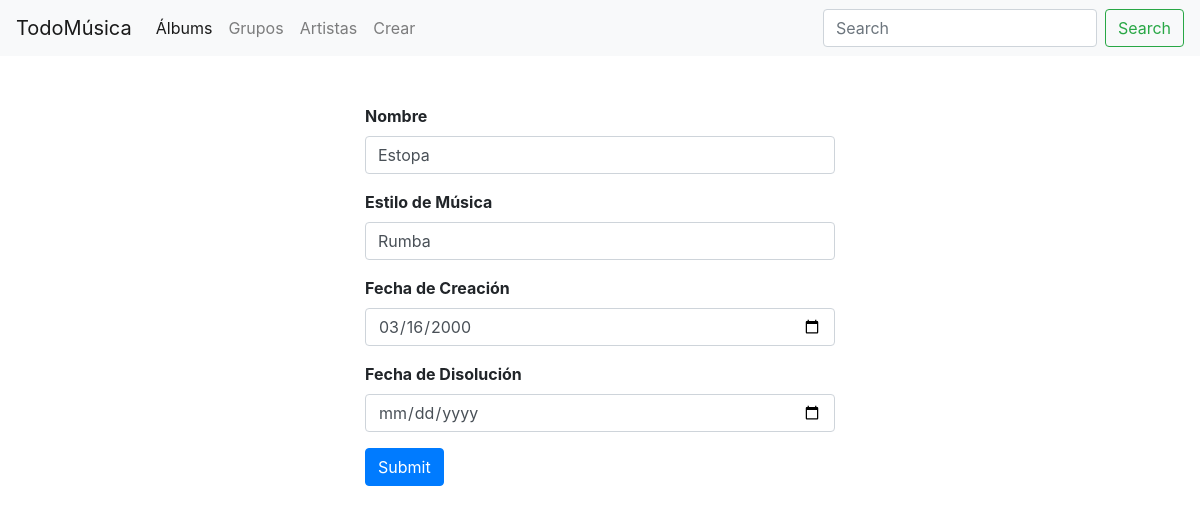
Page /editarGrupo/2/ on the earlier database version.
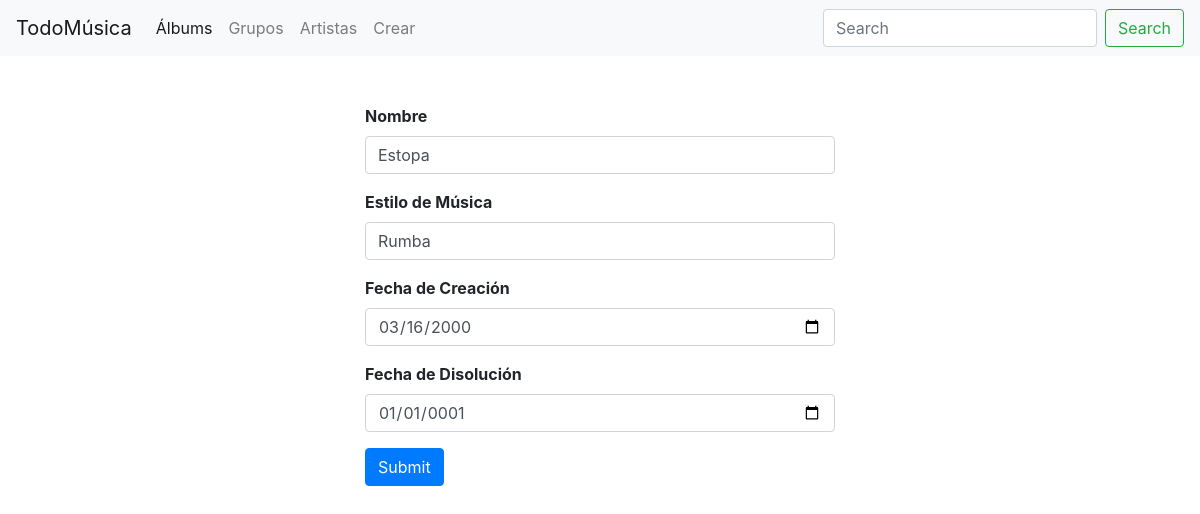
Same page on the later database version.
### miAplicacion/models.py (models this page shows)
class Grupo_Musical(models.Model):
    nombreGrupo = models.CharField(max_length=50, blank=False)
    estiloMusica = models.CharField(max_length=50)
    fecha_creacion = models.DateField(blank=False)
    fecha_disolucion = models.DateField(null=True, blank=True, default=None)

### miAplicacion/views.py (the view, shortened to what this page needs)
# urls.py: path('editarGrupo/<int:id>/',editarGrupoView,name='editarGrupo'),
def editarGrupoView(request,id):
    if request.method == 'GET':
        allGrupos = Grupo_Musical.objects.get(id = id)
        return render(request,'editarGrupo.html',{'allGrupos':allGrupos})

### templates/editarGrupo.html (shortened to what this page needs)
{% include "header.html" %}
<!DOCTYPE html>
<html lang="en">
<head>
    {% load static %}
    <link rel="stylesheet" href="{% static 'css/miEstilo.css' %}">
</head>
<body class="body6">
    <form action="/editarGrupo/{{ allGrupos.id }}/" class="container mx-auto mt-5 fuente" style="width: 500px;" method="post">
  <div class="form-group">
    <label for="exampleInputEmail1">Nombre</label>
    <input type="text" name="nombre" class="form-control" id="nombreGrupo" value = "{{ allGrupos.nombreGrupo }}" required>
  </div>
 <div class="form-group">
    <label for="exampleInputEmail1">Estilo de Música</label>
    <input type="text" name="estilo" class="form-control" id="estilo" value= "{{ allGrupos.estiloMusica }}" required>
  </div>
  <div class="form-group">
    <label for="exampleInputEmail1">Fecha de Creación</label>
    <input type="date" name="fechaCreacion" class="form-control" id="fechaCreacion" value="{{ allGrupos.fecha_creacion|date:'Y-m-d' }}" required>
  </div>
   <div class="form-group">
    <label for="exampleInputEmail1">Fecha de Disolución</label>
    <input type="date" name="FechaDisolucion" class="form-control" id="fechaDisolucion" value= "{{ allGrupos.fecha_disolucion|date:'Y-m-d'}}" >
  </div>
  <button type="submit" class="btn btn-primary">Submit</button>
</form>
</body>
</html>

Differences in the rows shown:
changed Grupo_Musical "Estopa": FechaDisolucion (not shown) → "01/01/0001"
